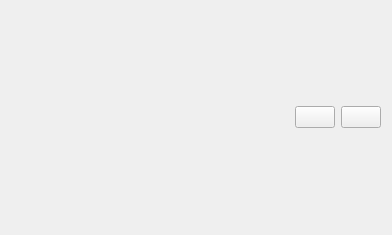
<?xml version="1.0" encoding="UTF-8"?>
<ui version="4.0">
 <class>SensorsEditorWidget</class>
 <widget class="QWidget" name="SensorsEditorWidget">
  <property name="geometry">
   <rect>
    <x>0</x>
    <y>0</y>
    <width>392</width>
    <height>235</height>
   </rect>
  </property>
  <property name="windowTitle">
   <string>Form</string>
  </property>
  <layout class="QVBoxLayout" name="verticalLayout_2">
   <item>
    <layout class="QVBoxLayout" name="mMainLayout"/>
   </item>
   <item>
    <layout class="QHBoxLayout" name="horizontalLayout">
     <item>
      <spacer name="horizontalSpacer">
       <property name="orientation">
        <enum>Qt::Orientation::Horizontal</enum>
       </property>
       <property name="sizeHint" stdset="0">
        <size>
         <width>40</width>
         <height>20</height>
        </size>
       </property>
      </spacer>
     </item>
     <item>
      <widget class="QPushButton" name="mDelete">
       <property name="text">
        <string/>
       </property>
       <property name="icon">
        <iconset theme="QIcon::ThemeIcon::ListRemove"/>
       </property>
      </widget>
     </item>
     <item>
      <widget class="QPushButton" name="mAdd">
       <property name="text">
        <string/>
       </property>
       <property name="icon">
        <iconset theme="QIcon::ThemeIcon::ListAdd"/>
       </property>
      </widget>
     </item>
    </layout>
   </item>
  </layout>
 </widget>
 <resources/>
 <connections/>
</ui>
